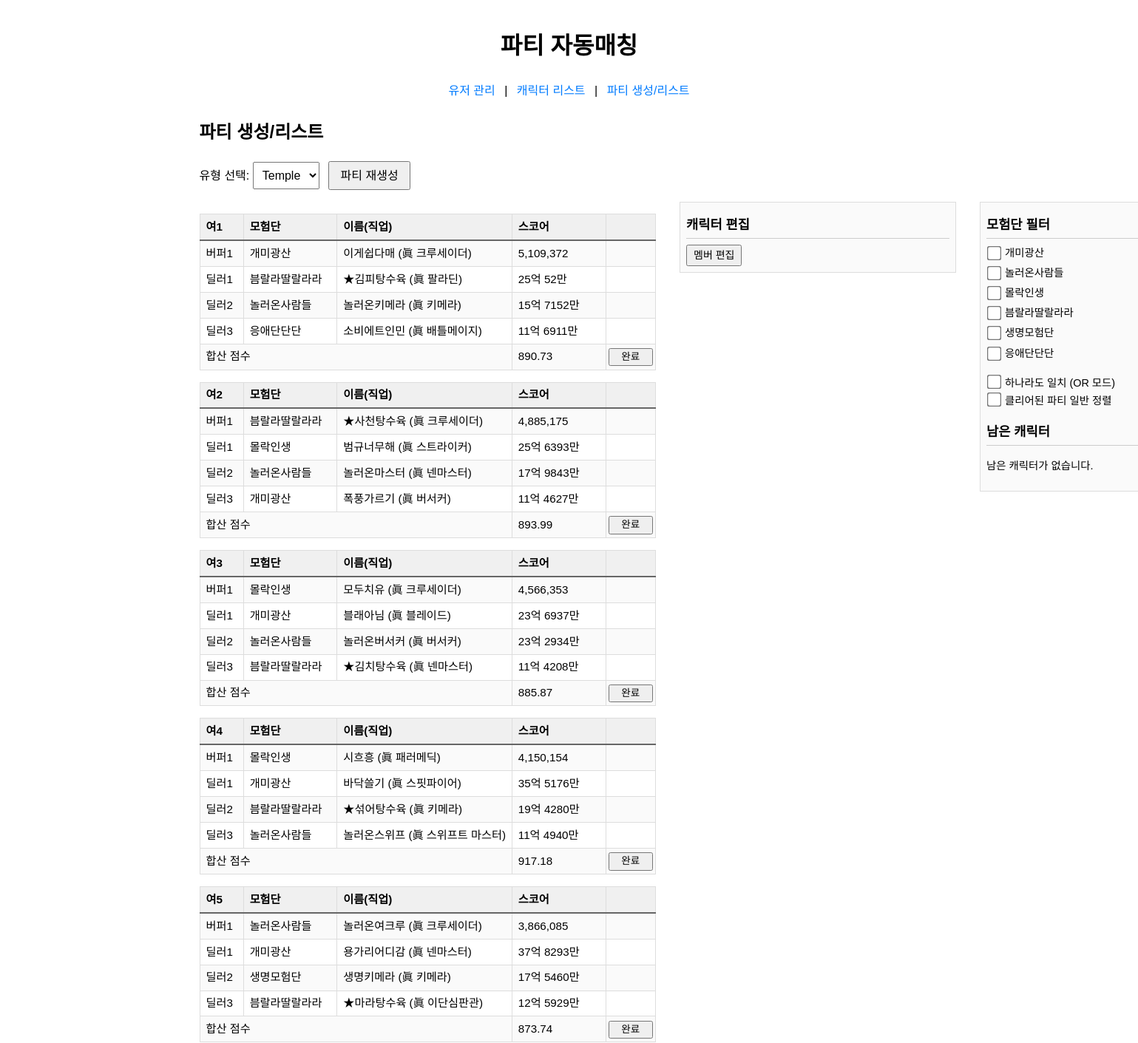
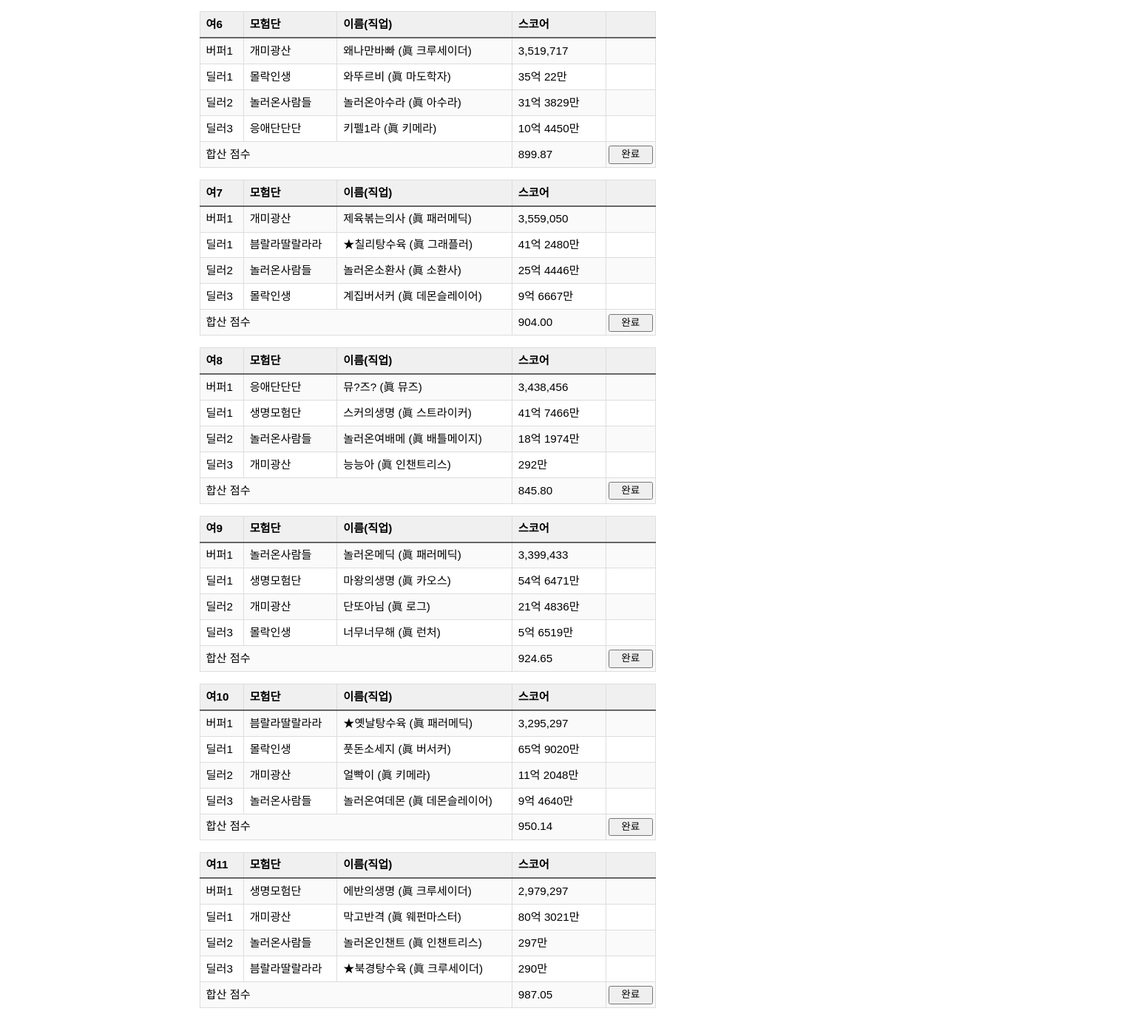
Page /party/ on the earlier database version (2 pictures, top to bottom).
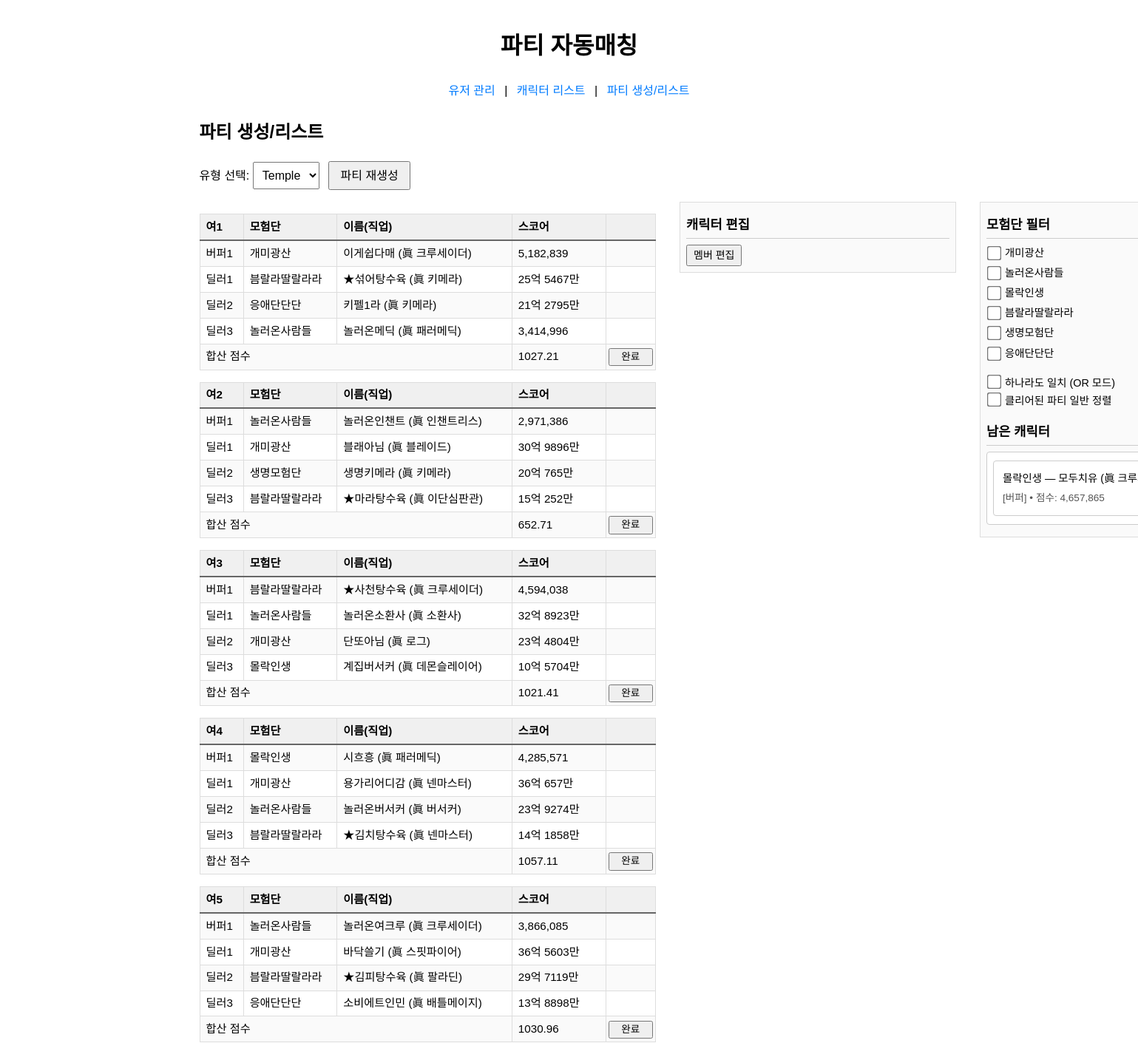
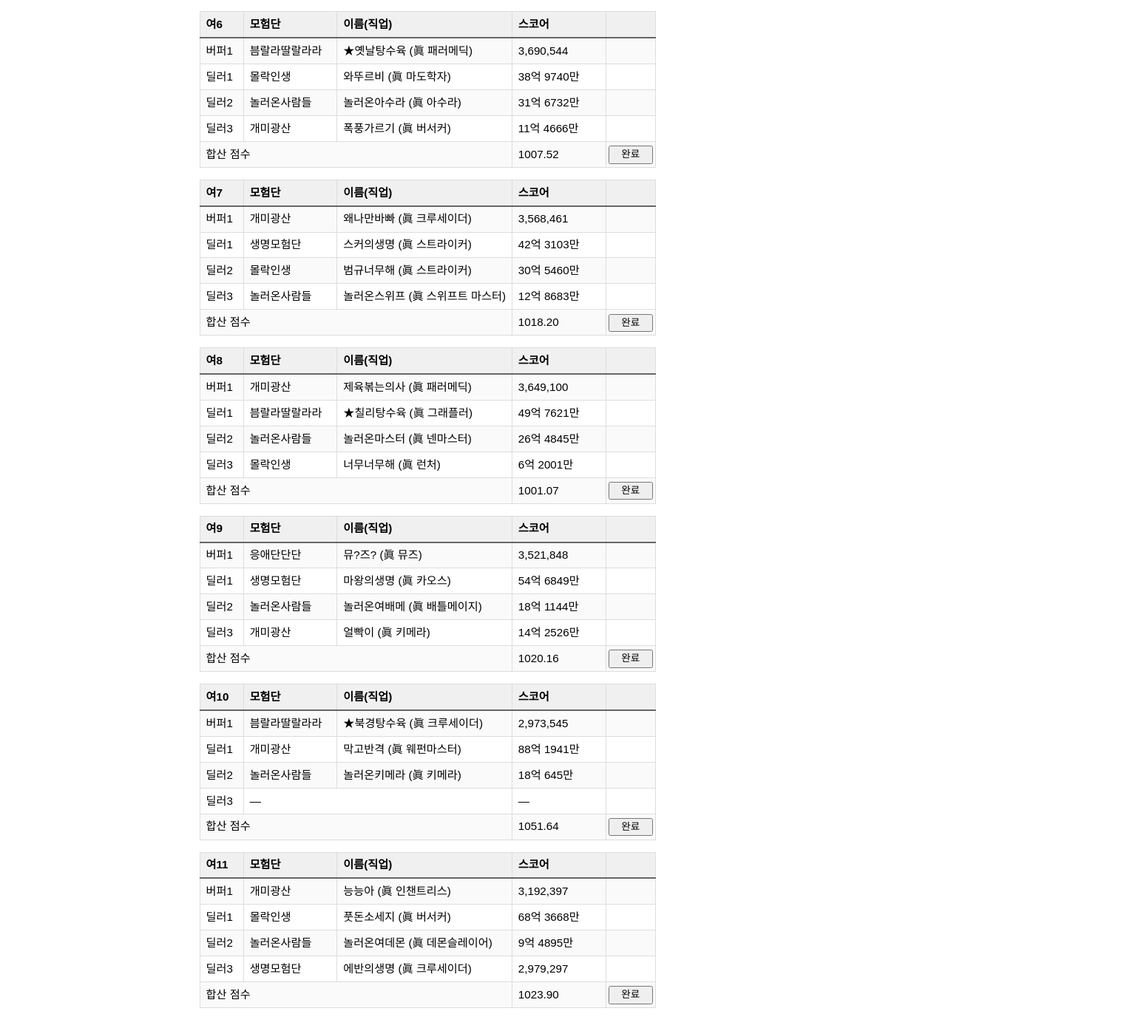
Same page on the later database version (2 pictures, top to bottom).
### tables this page shows
CREATE TABLE "party" (
	"id"	INTEGER,
	"type"	TEXT,
	"buffer"	TEXT,
	"dealer1"	TEXT,
	"dealer2"	TEXT,
	"dealer3"	TEXT,
	"result"	NUMERIC,
	"is_completed"	TEXT,
	PRIMARY KEY("id" AUTOINCREMENT)
);

### blueprints/party.py (the view, shortened to what this page needs)
@party_bp.route('/', methods=['GET', 'POST'])
def list_and_generate():
    role = request.values.get('role', 'temple')
    conn = get_db_connection()
    rows = conn.execute(
        "SELECT id, buffer, dealer1, dealer2, dealer3, result, "
        "       COALESCE(is_completed, 0) AS is_completed "
        "FROM party WHERE type = ? ORDER BY id ASC",
        (role,)
    ).fetchall()
    parties = []
    for r in rows:
        completed_flag = False
        try:
            completed_flag = bool(int(r['is_completed']))
        except Exception:
            completed_flag = bool(r['is_completed'])
        buf = json.loads(r['buffer'])
        buf['isbuffer'] = bool(int(buf.get('isbuffer', 0)))
        dealers = []
        for key in ('dealer1', 'dealer2', 'dealer3'):
            raw = r[key]
            if raw:
                d = json.loads(raw)
                d['isbuffer'] = bool(int(d.get('isbuffer', 0)))
                dealers.append(d)
            else:
                dealers.append(None)
        parties.append({
            'id': r['id'],
            'buffer': buf,
            'dealers': dealers,
            'result': r['result'],
            'is_completed': completed_flag,
        })
    ab_rows = conn.execute(
        "SELECT character FROM abandonment WHERE type = ? ORDER BY id ASC",
        (role,)
    ).fetchall()
    abandoned = [json.loads(r['character']) for r in ab_rows]
    conn.close()
    return render_template(
        'party.html',
        selected=role,
        parties=parties,
        abandoned=abandoned
    )

### app.py (called while the page is built)
def get_db_connection():
    db_path = os.path.join(current_app.root_path, 'database', 'DB.sqlite')
    conn = sqlite3.connect(db_path)
    conn.row_factory = sqlite3.Row
    return conn

### blueprints/party.py (called while the page is built)
def format_korean(num):
    parts = []
    eok = num // 100_000_000
    if eok:
        parts.append(f"{eok}억")
        num %= 100_000_000
    man = num // 10_000
    if man:
        parts.append(f"{man}만")
    return " ".join(parts) or "0"

### templates/party.html (shortened to what this page needs)
{% extends 'base.html' %}
{% block content %}
  <h2>파티 생성/리스트</h2>
  <div style="margin-bottom:1rem;">
    <form method="get" action="" style="display:inline;">
      <label for="role-select">유형 선택:</label>
      <select id="role-select" name="role" onchange="this.form.submit()">
        <option value="temple" {% if selected=='temple' %}selected{% endif %}>Temple</option>
      </select>
    </form>
    <form method="post" action="" style="display:inline; margin-left:0.5rem;">
      <button type="submit">파티 재생성</button>
    </form>
  </div>
  {% if parties %}
    <div class="party-wrapper">
	    {% set prefixes = {
		  'temple': '여',
		  'azure' : '애',
		  'venus' : '베'
		} %}
      <div class="party-list">
        {% for p in parties %}
		  {% set partyIndex = loop.index %}
          <table class="border table-auto {% if p.is_completed %}completed{% endif %}" data-id="{{ p.id }}">
            <colgroup>
              <col style="width:7ch">
              <col style="width:15ch">
              <col style="width:28ch">
              <col style="width:15ch">
              <col style="width:8ch">
            </colgroup>
            <thead class="bg-gray-100">
              <tr>
                <th>{{ prefixes[selected] }}{{ loop.index }}</th>
                <th>모험단</th>
                <th>이름(직업)</th>
                <th>스코어</th>
                <th></th>
              </tr>
            </thead>
            <tbody>
			  <tr class="border-b">
			    <td>버퍼1</td>
			    <td>{{ p.buffer.adventure }}</td>
			    <td>{{ p.buffer.chara_name }} ({{ p.buffer.job }})</td>
			    <td class="text-right">{{ "{:,}".format(p.buffer.score) }}</td>
			    <td class="swap-col">
			    </td>
			  </tr>
			  {% for i in range(3) %}
			    {% set d = p.dealers[i] %}
			    <tr class="border-b">
				  <td>딜러{{ i+1 }}</td>
				  {% if d %}
				    <td>{{ d.adventure }}</td>
				    <td>{{ d.chara_name }} ({{ d.job }})</td>
					<td class="text-right">
					  {% if d.isbuffer %}
						{{ "{:,}".format(d.score) }}
					  {% else %}
						{{ d.score | int | korean }}
					  {% endif %}
					</td>
				  {% else %}
				    <td colspan="2" class="text-center">—</td>
				    <td>—</td>
				  {% endif %}
				  <td class="swap-col">
				  </td>
  			    </tr>
			  {% endfor %}
				<tr class="bg-gray-100">
				  <td colspan="3" class="text-right font-semibold">합산 점수</td>
				  <td class="text-right font-semibold">
					{{ "{:.2f}".format(p.result) if p.result is not none else '—' }}
				  </td>
				  <td>
					{% if not p.is_completed %}
					  <form method="post"
							action="{{ url_for('party.complete_party') }}"
							onsubmit="return confirm('이 파티를 던전 클리어 처리하시겠습니까?');">
						<button type="submit">완료</button>
					  </form>
					{% endif %}
				  </td>
				</tr>
            </tbody>
          </table>
        {% endfor %}
      </div>
	  <div class="middle-list">
	    <h3>캐릭터 편집</h3>
	    <button id="edit-members-btn" class="filter-btn">
		  멤버 편집
	    </button>
	  </div>
      <div class="abandon-list">
        <h3>모험단 필터</h3>
        <ul id="filter-options" class="filter-options">
        </ul>
			<div class="mode-toggle">
			  <div><label><input type="checkbox" id="filter-mode"> 하나라도 일치 (OR 모드)</label></div>
			  <div><label><input type="checkbox" id="show-completed"> 클리어된 파티 일반 정렬</label></div>
			</div>
		<h3>남은 캐릭터</h3>
		{% if abandoned %}
			<ul class="characters">
			  {% for c in abandoned %}
				<li>
				  <div class="character-card">
					<div class="card-top">
					  {{ c.adventure }} — {{ c.chara_name }} ({{ c.job }})
					</div>
					<div class="card-bottom">
					  <span>[{{ '버퍼' if c.isbuffer else '딜러' }}] • 점수: {{ "{:,}".format(c.score) }}</span>
					</div>
				  </div>
				</li>
			  {% endfor %}
			</ul>
		{% else %}
		  <p>남은 캐릭터가 없습니다.</p>
		{% endif %}
      </div>
    </div>
  {% else %}
    <div class="text-center text-gray-600 mt-8">
      해당 유형의 파티가 없습니다.<br>
      위에서 <strong>파티 재생성</strong> 버튼을 눌러주세요.
    </div>
  {% endif %}
{% endblock %}

### templates/base.html (shortened to what this page needs)
<!doctype html>
<html lang="ko">
<head>
  <link rel="stylesheet" href="{{ url_for('static', filename='style.css') }}">
</head>
<body>
  <header>
    <h1>파티 자동매칭</h1>
    <nav>
      <a href="{{ url_for('users.list_users') }}">유저 관리</a> |
      <a href="{{ url_for('characters.show_characters') }}">캐릭터 리스트</a> |
      <a href="{{ url_for('party.list_and_generate') }}">파티 생성/리스트</a>
    </nav>
  </header>
  <main>
    {% block content %}{% endblock %}
  </main>
</body>
</html>
</body>
</html>

### static/style.css (style rules this page uses)
body { font-family: sans-serif; max-width: 1000px; margin: 0 auto; padding: 1rem; line-height: 1.6; }
header { text-align: center; margin-bottom: 1.5rem; }
nav { margin-top: 0.5rem; }
nav a { margin: 0 0.5rem; text-decoration: none; color: #007bff; }
select { padding: 0.4rem 0.6rem; font-size: 0.9rem; }
button { padding: 0.4rem 0.8rem; font-size: 1rem; line-height: 1.2; cursor: pointer; margin-right: 0.25rem; }
.table, table { width: auto; border-collapse: collapse; font-size: 0.9rem; margin-top: 1rem; }
th, td { border: 1px solid #ddd; padding: 0.4rem 0.8rem; text-align: left; white-space: nowrap; }
thead th { background-color: #f0f0f0; border-bottom: 2px solid #666; }
tbody tr:nth-child(odd) { background-color: #fafafa; }
@media (min-width: 1024px) and (max-width: 1919px) { body { max-width: 1000px; padding: 1rem; } }
@media (min-width: 1024px) and (max-width: 1919px) { button { padding: 0.5rem 0.9rem; font-size: 1rem; margin-right: 0.4rem; } }
@media (min-width: 1024px) and (max-width: 1919px) { select { padding: 0.5rem; font-size: 1rem; } }
@media (min-width: 1024px) and (max-width: 1919px) { table { font-size: 0.95rem; } }
input[type="checkbox"] { transform: scale(1.5); margin: 0.25rem; }
.party-wrapper { display: flex; align-items: flex-start; gap: 2rem; }
.party-list { flex: 0 0 auto; margin-right: auto; }
.middle-list { flex: 0 0 40ch; position: sticky; top: 1rem; max-height: calc(100vh - 6rem); overflow-y: auto; padding: 0.5rem; border: 1px solid #ddd; background: #fafafa; }
.middle-list h3 { margin-top: 0.5rem; margin-bottom: 0.5rem; font-size: 1.1rem; border-bottom: 1px solid #ccc; padding-bottom: 0.25rem; }
.abandon-list { flex: 0 0 40ch; margin-left: 2rem; position: sticky; top: 1rem; max-height: calc(100vh - 6rem); overflow-y: auto; padding: 0.5rem; border: 1px solid #ddd; background: #fafafa; }
.party-list button, .abandon-list button { padding: 0.10rem 0.5rem; font-size: 0.875rem; line-height: 1.2; }
.party-list table th, .party-list table td { padding: 0.3rem 0.5rem; }
#edit-members-btn { padding: 0.25rem 0.5rem; font-size: 0.875rem; line-height: 1.2; margin: 0; }
.party-list table td:last-child form button { display: inline-block; width: 100%; margin: 0; padding: 0; height: 100%; font-size: 0.85rem; line-height: 1.5em; }
.party-list table td:last-child { padding: 0.2em; text-align: center; vertical-align: middle; }
.party-list table td.swap-col { padding: 0.2em; text-align: center; vertical-align: middle; }
.swap-col { padding: 0; }
.middle-list h3 { border-bottom: 1px solid #ccc; }
.character-card { box-sizing: border-box; width: 100%; padding: 0.75rem 0.75rem 0.75rem 0.75rem; position: relative; margin-top: 0.2rem; margin-bottom: 0.2rem; border: 1px solid #ccc; border-radius: 4px; background: #fff; }
.character-card .card-top { margin-bottom: 0.25rem; font-weight: 500; white-space: nowrap; overflow: hidden; text-overflow: ellipsis; }
.character-card .card-bottom { display: flex; justify-content: space-between; align-items: center; white-space: nowrap; gap: 0.5rem; font-size: 0.85rem; color: #555; }
.character-card .card-bottom span { flex: none; overflow: hidden; text-overflow: ellipsis; align-items: center; }

### templates/party.html (style rules this page uses)
.party-wrapper { display: flex; align-items: flex-start; gap: 2rem; }
.party-list { flex: 0 0 auto; }
.party-list table { width: 65ch; table-layout: fixed; margin-bottom: 1rem; }
.abandon-list { flex: 0 0 40ch; margin-left: auto; position: sticky; top: 1rem; max-height: calc(100vh - 6rem); overflow-y: auto; padding: 0.5rem; border: 1px solid #ddd; background: #fafafa; }
.abandon-list h3 { margin: 0.5rem 0 0.25rem; font-size:1.1rem; border-bottom:1px solid #ccc; padding-bottom:0.25rem; }
.abandon-list .filter-options { list-style:none; padding:0; margin:0.5rem 0 1rem; }
.abandon-list .mode-toggle { margin-bottom:1rem; font-size:0.9rem; }
.abandon-list ul.characters { list-style:none; padding:0; margin:0.5rem 0; }
.abandon-list ul.characters li { margin-bottom:0.5rem; padding:0.5rem; border:1px solid #ccc; border-radius:4px; background:#fff; font-size:0.9rem; }

Differences in the rows shown:
removed party: prefixes "여", buffer.adventure "개미광산", buffer.chara_name "이게쉽다매", buffer.job "眞 크루세이더", buffer.score "5,109,372", i "1" "2" "3", adventure "븜랄라딸랄라라" "놀러온사람들" "응애단단단", chara_name "★김피탕수육" "놀러온키메라" "소비에트인민", job "眞 팔라딘" "眞 키메라" "眞 배틀메이지", score|korean "25억 52만" "15억 7152만" "11억 6911만", result "890.73"
removed party: prefixes "여", buffer.adventure "븜랄라딸랄라라", buffer.chara_name "★사천탕수육", buffer.job "眞 크루세이더", buffer.score "4,885,175", i "1" "2" "3", adventure "몰락인생" "놀러온사람들" "개미광산", chara_name "범규너무해" "놀러온마스터" "폭풍가르기", job "眞 스트라이커" "眞 넨마스터" "眞 버서커", score|korean "25억 6393만" "17억 9843만" "11억 4627만", result "893.99"
removed party: prefixes "여", buffer.adventure "몰락인생", buffer.chara_name "모두치유", buffer.job "眞 크루세이더", buffer.score "4,566,353", i "1" "2" "3", adventure "개미광산" "놀러온사람들" "븜랄라딸랄라라", chara_name "블래아님" "놀러온버서커" "★김치탕수육", job "眞 블레이드" "眞 버서커" "眞 넨마스터", score|korean "23억 6937만" "23억 2934만" "11억 4208만", result "885.87"
removed party: prefixes "여", buffer.adventure "몰락인생", buffer.chara_name "시흐흥", buffer.job "眞 패러메딕", buffer.score "4,150,154", i "1" "2" "3", adventure "개미광산" "븜랄라딸랄라라" "놀러온사람들", chara_name "바닥쓸기" "★섞어탕수육" "놀러온스위프", job "眞 스핏파이어" "眞 키메라" "眞 스위프트 마스터", score|korean "35억 5176만" "19억 4280만" "11억 4940만", result "917.18"
removed party: prefixes "여", buffer.adventure "놀러온사람들", buffer.chara_name "놀러온여크루", buffer.job "眞 크루세이더", buffer.score "3,866,085", i "1" "2" "3", adventure "개미광산" "생명모험단" "븜랄라딸랄라라", chara_name "용가리어디감" "생명키메라" "★마라탕수육", job "眞 넨마스터" "眞 키메라" "眞 이단심판관", score|korean "37억 8293만" "17억 5460만" "12억 5929만", result "873.74"
removed party: prefixes "여", buffer.adventure "개미광산", buffer.chara_name "왜나만바빠", buffer.job "眞 크루세이더", buffer.score "3,519,717", i "1" "2" "3", adventure "몰락인생" "놀러온사람들" "응애단단단", chara_name "와뚜르비" "놀러온아수라" "키펠1라", job "眞 마도학자" "眞 아수라" "眞 키메라", score|korean "35억 22만" "31억 3829만" "10억 4450만", result "899.87"
removed party: prefixes "여", buffer.adventure "개미광산", buffer.chara_name "제육볶는의사", buffer.job "眞 패러메딕", buffer.score "3,559,050", i "1" "2" "3", adventure "븜랄라딸랄라라" "놀러온사람들" "몰락인생", chara_name "★칠리탕수육" "놀러온소환사" "계집버서커", job "眞 그래플러" "眞 소환사" "眞 데몬슬레이어", score|korean "41억 2480만" "25억 4446만" "9억 6667만", result "904.00"
removed party: prefixes "여", buffer.adventure "응애단단단", buffer.chara_name "뮤?즈?", buffer.job "眞 뮤즈", buffer.score "3,438,456", i "1" "2" "3", adventure "생명모험단" "놀러온사람들" "개미광산", chara_name "스커의생명" "놀러온여배메" "능능아", job "眞 스트라이커" "眞 배틀메이지" "眞 인챈트리스", score|korean "41억 7466만" "18억 1974만" "292만", result "845.80"
removed party: prefixes "여", buffer.adventure "놀러온사람들", buffer.chara_name "놀러온메딕", buffer.job "眞 패러메딕", buffer.score "3,399,433", i "1" "2" "3", adventure "생명모험단" "개미광산" "몰락인생", chara_name "마왕의생명" "단또아님" "너무너무해", job "眞 카오스" "眞 로그" "眞 런처", score|korean "54억 6471만" "21억 4836만" "5억 6519만", result "924.65"
removed party: prefixes "여", buffer.adventure "븜랄라딸랄라라", buffer.chara_name "★옛날탕수육", buffer.job "眞 패러메딕", buffer.score "3,295,297", i "1" "2" "3", adventure "몰락인생" "개미광산" "놀러온사람들", chara_name "풋돈소세지" "얼빡이" "놀러온여데몬", job "眞 버서커" "眞 키메라" "眞 데몬슬레이어", score|korean "65억 9020만" "11억 2048만" "9억 4640만", result "950.14"
removed party: prefixes "여", buffer.adventure "생명모험단", buffer.chara_name "에반의생명", buffer.job "眞 크루세이더", buffer.score "2,979,297", i "1" "2" "3", adventure "개미광산" "놀러온사람들" "븜랄라딸랄라라", chara_name "막고반격" "놀러온인챈트" "★북경탕수육", job "眞 웨펀마스터" "眞 인챈트리스" "眞 크루세이더", score|korean "80억 3021만" "297만" "290만", result "987.05"
added party: prefixes "여", buffer.adventure "개미광산", buffer.chara_name "이게쉽다매", buffer.job "眞 크루세이더", buffer.score "5,182,839", i "1" "2" "3", adventure "븜랄라딸랄라라" "응애단단단" "놀러온사람들", chara_name "★섞어탕수육" "키펠1라" "놀러온메딕", job "眞 키메라" "眞 키메라" "眞 패러메딕", score|korean "25억 5467만" "21억 2795만", score "3,414,996", result "1027.21"
added party: prefixes "여", buffer.adventure "놀러온사람들", buffer.chara_name "놀러온인챈트", buffer.job "眞 인챈트리스", buffer.score "2,971,386", i "1" "2" "3", adventure "개미광산" "생명모험단" "븜랄라딸랄라라", chara_name "블래아님" "생명키메라" "★마라탕수육", job "眞 블레이드" "眞 키메라" "眞 이단심판관", score|korean "30억 9896만" "20억 765만" "15억 252만", result "652.71"
added party: prefixes "여", buffer.adventure "븜랄라딸랄라라", buffer.chara_name "★사천탕수육", buffer.job "眞 크루세이더", buffer.score "4,594,038", i "1" "2" "3", adventure "놀러온사람들" "개미광산" "몰락인생", chara_name "놀러온소환사" "단또아님" "계집버서커", job "眞 소환사" "眞 로그" "眞 데몬슬레이어", score|korean "32억 8923만" "23억 4804만" "10억 5704만", result "1021.41"
added party: prefixes "여", buffer.adventure "몰락인생", buffer.chara_name "시흐흥", buffer.job "眞 패러메딕", buffer.score "4,285,571", i "1" "2" "3", adventure "개미광산" "놀러온사람들" "븜랄라딸랄라라", chara_name "용가리어디감" "놀러온버서커" "★김치탕수육", job "眞 넨마스터" "眞 버서커" "眞 넨마스터", score|korean "36억 657만" "23억 9274만" "14억 1858만", result "1057.11"
added party: prefixes "여", buffer.adventure "놀러온사람들", buffer.chara_name "놀러온여크루", buffer.job "眞 크루세이더", buffer.score "3,866,085", i "1" "2" "3", adventure "개미광산" "븜랄라딸랄라라" "응애단단단", chara_name "바닥쓸기" "★김피탕수육" "소비에트인민", job "眞 스핏파이어" "眞 팔라딘" "眞 배틀메이지", score|korean "36억 5603만" "29억 7119만" "13억 8898만", result "1030.96"
added party: prefixes "여", buffer.adventure "븜랄라딸랄라라", buffer.chara_name "★옛날탕수육", buffer.job "眞 패러메딕", buffer.score "3,690,544", i "1" "2" "3", adventure "몰락인생" "놀러온사람들" "개미광산", chara_name "와뚜르비" "놀러온아수라" "폭풍가르기", job "眞 마도학자" "眞 아수라" "眞 버서커", score|korean "38억 9740만" "31억 6732만" "11억 4666만", result "1007.52"
added party: prefixes "여", buffer.adventure "개미광산", buffer.chara_name "왜나만바빠", buffer.job "眞 크루세이더", buffer.score "3,568,461", i "1" "2" "3", adventure "생명모험단" "몰락인생" "놀러온사람들", chara_name "스커의생명" "범규너무해" "놀러온스위프", job "眞 스트라이커" "眞 스트라이커" "眞 스위프트 마스터", score|korean "42억 3103만" "30억 5460만" "12억 8683만", result "1018.20"
added party: prefixes "여", buffer.adventure "개미광산", buffer.chara_name "제육볶는의사", buffer.job "眞 패러메딕", buffer.score "3,649,100", i "1" "2" "3", adventure "븜랄라딸랄라라" "놀러온사람들" "몰락인생", chara_name "★칠리탕수육" "놀러온마스터" "너무너무해", job "眞 그래플러" "眞 넨마스터" "眞 런처", score|korean "49억 7621만" "26억 4845만" "6억 2001만", result "1001.07"
added party: prefixes "여", buffer.adventure "응애단단단", buffer.chara_name "뮤?즈?", buffer.job "眞 뮤즈", buffer.score "3,521,848", i "1" "2" "3", adventure "생명모험단" "놀러온사람들" "개미광산", chara_name "마왕의생명" "놀러온여배메" "얼빡이", job "眞 카오스" "眞 배틀메이지" "眞 키메라", score|korean "54억 6849만" "18억 1144만" "14억 2526만", result "1020.16"
added party: prefixes "여", buffer.adventure "븜랄라딸랄라라", buffer.chara_name "★북경탕수육", buffer.job "眞 크루세이더", buffer.score "2,973,545", i "1" "2" "3", adventure "개미광산" "놀러온사람들", chara_name "막고반격" "놀러온키메라", job "眞 웨펀마스터" "眞 키메라", score|korean "88억 1941만" "18억 645만", result "1051.64"
added party: prefixes "여", buffer.adventure "개미광산", buffer.chara_name "능능아", buffer.job "眞 인챈트리스", buffer.score "3,192,397", i "1" "2" "3", adventure "몰락인생" "놀러온사람들" "생명모험단", chara_name "풋돈소세지" "놀러온여데몬" "에반의생명", job "眞 버서커" "眞 데몬슬레이어" "眞 크루세이더", score|korean "68억 3668만" "9억 4895만", score "2,979,297", result "1023.90"
Other differences:
new list line: "몰락인생 — 모두치유 ( 眞… [ 버퍼 ] • 점수: 4,657,865"
text no longer shown: "남은 캐릭터가 없습니다."
